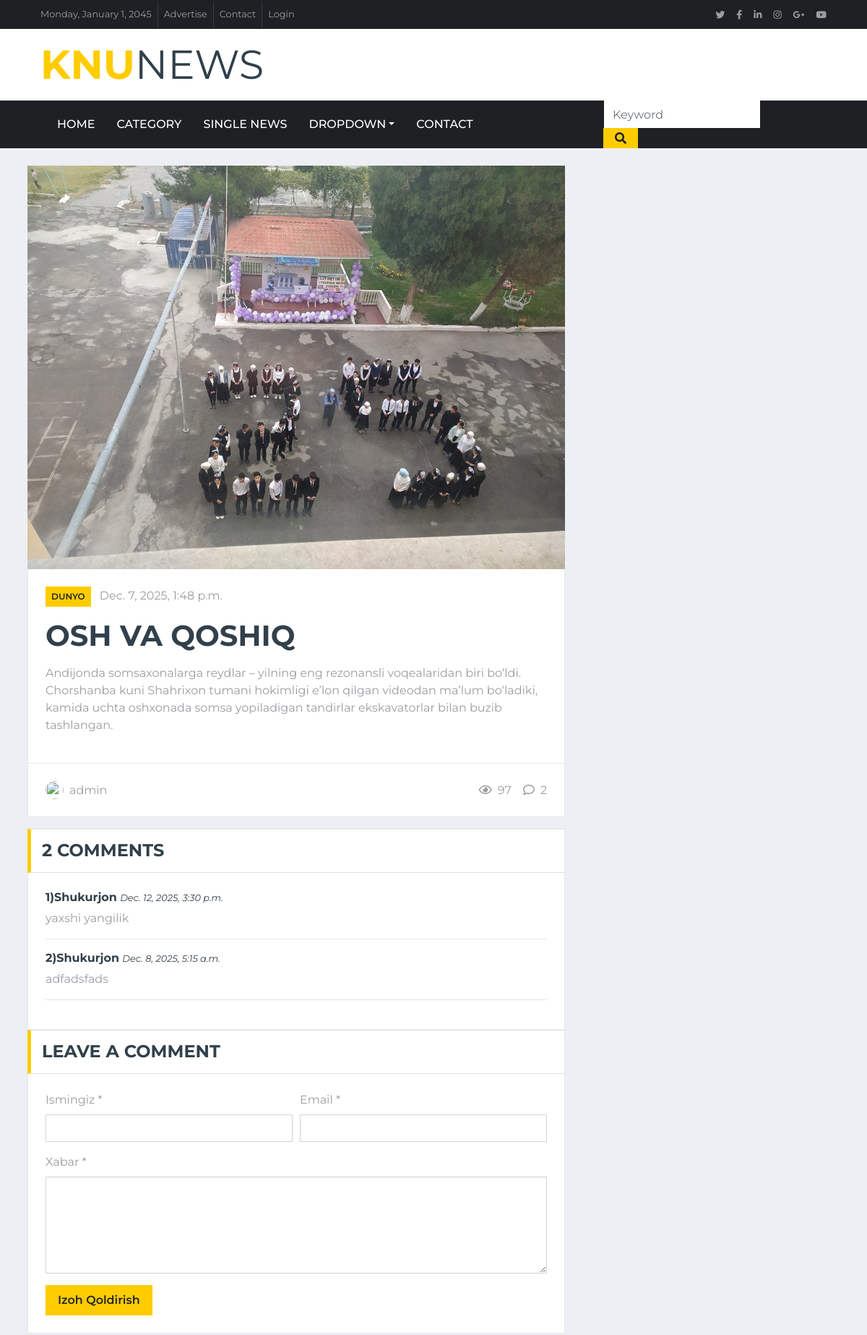
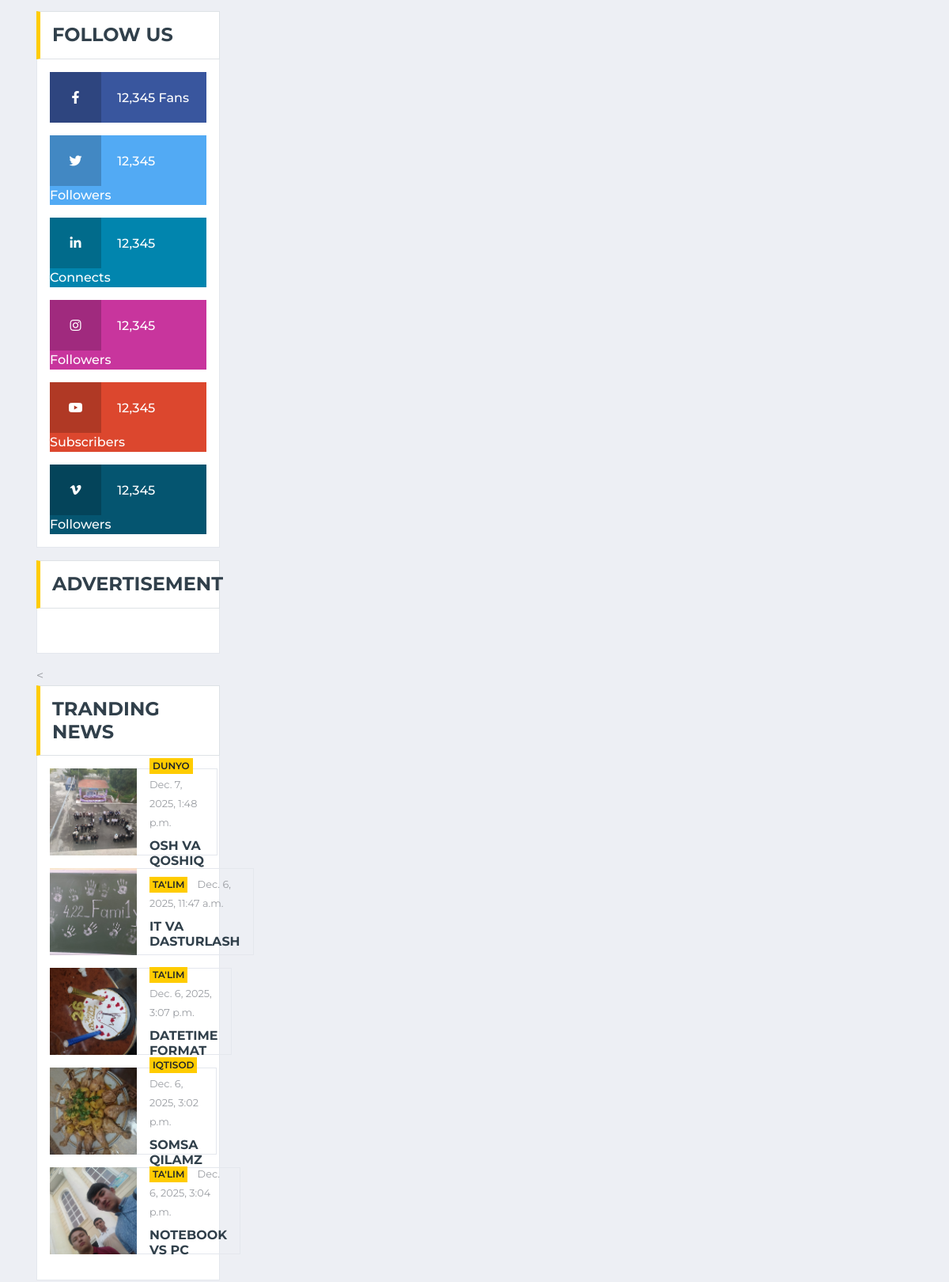
Screenshot of /news/osh-va-qoshiq/ (upper part) with the database file from the repository (2 pictures, top to bottom).
### main/models.py (models this page shows, shortened)
class News(models.Model):
    title = models.CharField(max_length=255, verbose_name="Sarlavha")
    slug = models.SlugField(max_length=255, unique=True, blank=True, verbose_name="Slug")
    category = models.ForeignKey(
        Category,
        on_delete=models.CASCADE,
        related_name='news',
        verbose_name="Kategoriya"
    )
    content = models.TextField( verbose_name="To'liq matn", blank=True, null=True)
    image = models.ImageField(upload_to='news/%Y/%m/%d/', verbose_name="Asosiy rasm")
    author = models.ForeignKey(
        User,
        on_delete=models.SET_NULL,
        null=True,
        related_name='news',
        verbose_name="Muallif"
    )
    views = models.PositiveIntegerField(default=0, verbose_name="Ko'rishlar")
    reading_time = models.PositiveIntegerField(default=0, verbose_name="O'qish vaqti (daqiqa)")
    is_published = models.BooleanField(default=True, verbose_name="Chop etilgan")
    created_at = models.DateTimeField(auto_now_add=True, verbose_name="Yaratilgan")
    updated_at = models.DateTimeField(auto_now=True, verbose_name="Yangilangan")
    published_at = models.DateTimeField(null=True, blank=True, verbose_name="Chop etilgan vaqti")
    class Meta:
        verbose_name = "Yangilik"
        verbose_name_plural = "Yangiliklar"
        ordering = ['-created_at']
        indexes = [
            models.Index(fields=['-created_at']),
            models.Index(fields=['-views']),
            models.Index(fields=['slug']),
        ]
    def save(self, *args, **kwargs):
        if self.content:
            word_count = len(self.content.split())
            self.reading_time = max(1, word_count // 200)
        super().save(*args, **kwargs)
        if self.image:
            self.optimize_image()
    def optimize_image(self):
        try:
            img = Image.open(self.image.path)
            if img.width > 1200:
                ratio = 1200 / img.width
                new_height = int(img.height * ratio)
                img = img.resize((1200, new_height), Image.LANCZOS)
            if img.mode in ('RGBA', 'LA', 'P'):
                background = Image.new('RGB', img.size, (255, 255, 255))
                background.paste(img, mask=img.split()[-1] if img.mode == 'RGBA' else None)
                img = background
            img.save(self.image.path, 'JPEG', quality=85, optimize=True)
        except Exception as e:
            print(f"Rasm optimize qilishda xatolik: {e}")

class Category(models.Model):
    name = models.CharField(max_length=100, unique=True, verbose_name="Nomi")
    class Meta:
        verbose_name = "Kategoriya"
        verbose_name_plural = "Kategoriyalar"
        ordering = ['name']
    def __str__(self):
        return self.name

class Comment(models.Model):
    news = models.ForeignKey(
        News,
        on_delete=models.CASCADE,
        related_name='comments',
        verbose_name="Yangilik"
    )
    name = models.CharField(max_length=100, verbose_name="Ism")
    email = models.EmailField(verbose_name="Email")
    message = models.TextField(verbose_name="Xabar")
    is_approved = models.BooleanField(default=True, verbose_name="Tasdiqlangan")
    created_at = models.DateTimeField(auto_now_add=True, verbose_name="Yaratilgan")
    class Meta:
        verbose_name = "Izoh"
        verbose_name_plural = "Izohlar"
        ordering = ['-created_at']

### main/views.py (the view)
# urls.py: path('news/<slug:slug>/', views.news_detail, name='news_detail'),
def news_detail(request, slug):
    news = get_object_or_404(News, slug=slug, is_published=True)
    news.views += 1
    news.save(update_fields=['views'])
    comments = Comment.objects.filter(
        news=news,
        is_approved=True
    ).order_by('-created_at')[:3]
    most_read = News.objects.all().order_by('-views')[:5]
    context={
        'news':news,
        'comments':comments,
        'most_read':most_read,
    }
    return render(request, 'single.html', context)

### templates/single.html (shortened to what this page needs)
{% extends 'base.html' %}
{% block single %} active {% endblock %}
{% block content %}
    <br>
    <div class="container-fluid">
        <div class="container">
            <div class="row">
                <div class="col-lg-8">
                    {% if news %}
                        <div class="position-relative mb-3">
                            <img class="img-fluid w-100" src="{{ news.image.url }}" style="object-fit: cover;">
                            <div class="bg-white border border-top-0 p-4">
                                <div class="mb-3">
                                    <a class="badge badge-primary text-uppercase font-weight-semi-bold p-2 mr-2"
                                       href="">{{ news.category }}</a>
                                    <a class="text-body" href="">{{ news.created_at }}</a>
                                </div>
                                <h1 class="mb-3 text-secondary text-uppercase font-weight-bold">{{ news.title }}</h1>
                                <p>{{ news.content }}</p>
                            </div>
                            <div class="d-flex justify-content-between bg-white border border-top-0 p-4">
                                <div class="d-flex align-items-center">
                                    <img class="rounded-circle mr-2" src="img/user.jpg" width="25" height="25" alt="">
                                    <span>{{ news.author }}</span>
                                </div>
                                <div class="d-flex align-items-center">
                                    <span class="ml-3"><i class="far fa-eye mr-2"></i>{{ news.views }}</span>
                                    <span class="ml-3"><i class="far fa-comment mr-2"></i>{{ comments.count }}</span>
                                </div>
                            </div>
                        </div>
                    {% endif %}
                    <div class="mb-3">
                        <div class="section-title mb-0">
                            <h4 class="m-0 text-uppercase font-weight-bold">{{ comments.count }} comments</h4>
                        </div>
                        <div class="bg-white border border-top-0 p-4">
                            <div class="media">
                                {% for comment in comments %}
                                    <div class="media-body">
                                    <h6><a class="text-secondary font-weight-bold"
                                           href="">{{ forloop.counter }}){{ comment.name }}</a>
                                        <small><i>{{ comment.created_at }}</i></small></h6>
                                    <p>{{ comment.message }}</p>
                                    <hr>
                                {% endfor %}
                                </div>
                            </div>
                        </div>
                    </div>
                    <div class="mb-3">
                        <div class="section-title mb-0">
                            <h4 class="m-0 text-uppercase font-weight-bold">Leave a comment</h4>
                        </div>
                        <div class="bg-white border border-top-0 p-4">
                            <form method="POST" action="{% url 'add_comment' news.slug %}">
                                <div class="form-row">
                                    <div class="col-sm-6">
                                        <div class="form-group">
                                            <label for="name">Ismingiz *</label>
                                            <input type="text"
                                                   class="form-control"
                                                   id="name"
                                                   name="name"
                                                   required>
                                        </div>
                                    </div>
                                    <div class="col-sm-6">
                                        <div class="form-group">
                                            <label for="email">Email *</label>
                                            <input type="email"
                                                   class="form-control"
                                                   id="email"
                                                   name="email"
                                                   required>
                                        </div>
                                    </div>
                                </div>
                                <div class="form-group">
                                    <label for="message">Xabar *</label>
                                    <textarea id="message"
                                              name="message"
                                              cols="30"
                                              rows="5"
                                              class="form-control"
                                              required></textarea>
                                </div>
                                <div class="form-group mb-0">
                                    <input type="submit"
                                           value="Izoh Qoldirish"
                                           class="btn btn-primary font-weight-semi-bold py-2 px-3">
                                </div>
                            </form>
                        </div>
                    </div>
                </div>
                <div class="col-lg-4">
                    <div class="mb-3">
                        <div class="section-title mb-0">
                            <h4 class="m-0 text-uppercase font-weight-bold">Follow Us</h4>
                        </div>
                        <div class="bg-white border border-top-0 p-3">
                            <a href="" class="d-block w-100 text-white text-decoration-none mb-3"
                               style="background: #39569E;">
                                <i class="fab fa-facebook-f text-center py-4 mr-3"
                                   style="width: 65px; background: rgba(0, 0, 0, .2);"></i>
                                <span class="font-weight-medium">12,345 Fans</span>
                            </a>
                            <a href="" class="d-block w-100 text-white text-decoration-none mb-3"
                               style="background: #52AAF4;">
                                <i class="fab fa-twitter text-center py-4 mr-3"
                                   style="width: 65px; background: rgba(0, 0, 0, .2);"></i>
                                <span class="font-weight-medium">12,345 Followers</span>
                            </a>
                            <a href="" class="d-block w-100 text-white text-decoration-none mb-3"
                               style="background: #0185AE;">
                                <i class="fab fa-linkedin-in text-center py-4 mr-3"
                                   style="width: 65px; background: rgba(0, 0, 0, .2);"></i>
                                <span class="font-weight-medium">12,345 Connects</span>
                            </a>
                            <a href="" class="d-block w-100 text-white text-decoration-none mb-3"
                               style="background: #C8359D;">
                                <i class="fab fa-instagram text-center py-4 mr-3"
                                   style="width: 65px; background: rgba(0, 0, 0, .2);"></i>
                                <span class="font-weight-medium">12,345 Followers</span>
                            </a>
                            <a href="" class="d-block w-100 text-white text-decoration-none mb-3"
                               style="background: #DC472E;">
                                <i class="fab fa-youtube text-center py-4 mr-3"
                                   style="width: 65px; background: rgba(0, 0, 0, .2);"></i>
                                <span class="font-weight-medium">12,345 Subscribers</span>
                            </a>
                            <a href="" class="d-block w-100 text-white text-decoration-none"
                               style="background: #055570;">
                                <i class="fab fa-vimeo-v text-center py-4 mr-3"
                                   style="width: 65px; background: rgba(0, 0, 0, .2);"></i>
                                <span class="font-weight-medium">12,345 Followers</span>
                            </a>
                        </div>
                    </div>
                    <div class="mb-3">
                        <div class="section-title mb-0">
                            <h4 class="m-0 text-uppercase font-weight-bold">Advertisement</h4>
                        </div>
                        <div class="bg-white text-center border border-top-0 p-3">
                        </div>
                    </div>
                    <
                    <div class="mb-3">
                        <div class="section-title mb-0">
                            <h4 class="m-0 text-uppercase font-weight-bold">Tranding News</h4>
                        </div>
                        <div class="bg-white border border-top-0 p-3">
                            {% for news in most_read %}
                                <div class="d-flex align-items-center bg-white mb-3" style="height: 110px;">
                                    <img class="img-fluid" src="{{ news.image.url }}" alt=""
                                         style="width:110px; height:110px; object-fit:cover;">
                                    <div class="w-100 h-100 px-3 d-flex flex-column justify-content-center border border-left-0">
                                        <div class="mb-2">
                                            <a class="badge badge-primary text-uppercase font-weight-semi-bold p-1 mr-2"
                                               href="">{{ news.category }}</a>
                                            <a class="text-body" href=""><small>{{ news.created_at }}</small></a>
                                        </div>
                                        <a class="h6 m-0 text-secondary text-uppercase font-weight-bold"
                                           href="{% url 'news_detail' news.slug %}">{{ news.title }}</a>
                                    </div>
                                </div>
                            {% endfor %}
                        </div>
                    </div>
                </div>
            </div>
        </div>
    </div>
{% endblock %}

### rows the page displays
News: image (picture), category "DUNYO", created_at "Dec. 7, 2025, 1:48 p.m.", title "OSH VA QOSHIQ", content "Andijonda somsaxonalarga reydlar – yilning eng rezonansli voqealaridan biri bo‘ldi. Chorshanba kuni Shahrixon tumani hokimligi e’lon qilgan videodan ma’lum bo‘ladiki, kamida uchta oshxonada somsa yopiladigan tandirlar ekskavatorlar bilan buzib tashlangan.", author "admin", views "97"
Comment: name "Shukurjon", created_at "Dec. 12, 2025, 3:30 p.m.", message "yaxshi yangilik"
Comment: name "Shukurjon", created_at "Dec. 8, 2025, 5:15 a.m.", message "adfadsfads"
News: image (picture), category "TA'LIM", created_at "Dec. 6, 2025, 11:47 a.m.", title "IT VA DASTURLASH"
News: image (picture), category "TA'LIM", created_at "Dec. 6, 2025, 3:07 p.m.", title "DATETIME FORMAT"
News: image (picture), category "IQTISOD", created_at "Dec. 6, 2025, 3:02 p.m.", title "SOMSA QILAMZ"
News: image (picture), category "TA'LIM", created_at "Dec. 6, 2025, 3:04 p.m.", title "NOTEBOOK VS PC"

### other values shown
{{ comments.count }} "2"
